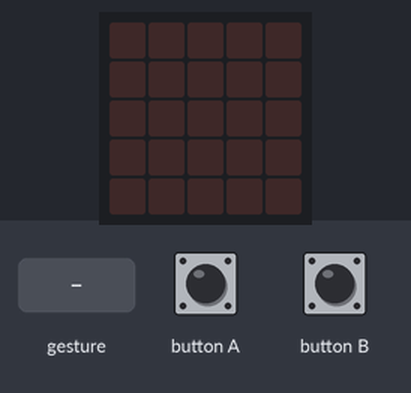
A program run on a simulated BBC micro:bit (MakeCode). Shown: the board's 5×5 LED display. Inputs (shaded band) come from the test bench. A tilt is held for 1.5 s and a shake lasts 1 s, then the board lies face up again.

Above: at 1.2 s.
1.3 s: button A pressed for 0.15 s
At 1.8 s:
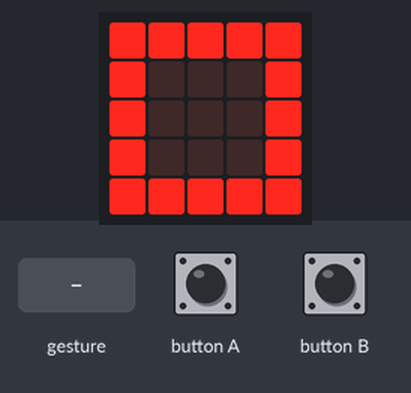
2.9 s: button B pressed for 0.15 s
At 4.2 s:
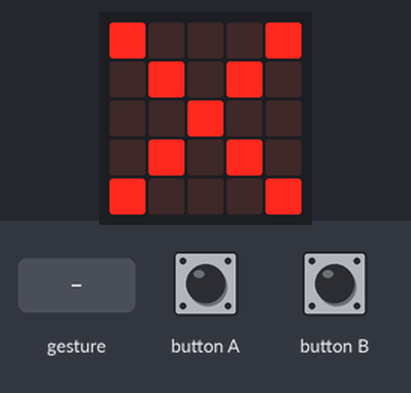
4.5 s: gesture 'shake'
At 6.0 s:
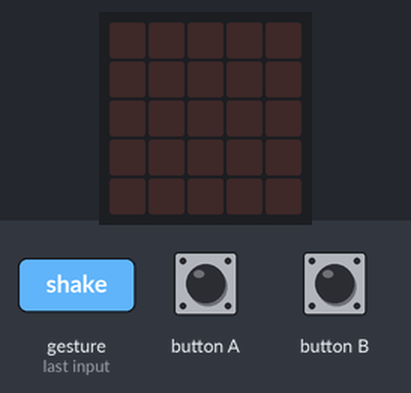
Timing chart, 0 to 7.5 s (numbered marks = the images above; inputs shaded):
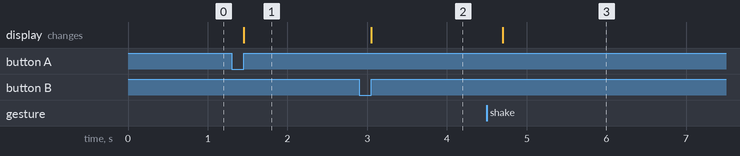

The program:

main.ts
```typescript
input.onButtonPressed(Button.A, function () {
    basic.showIcon(IconNames.Square)
})
input.onGesture(Gesture.Shake, function () {
    basic.clearScreen()
})
input.onButtonPressed(Button.B, function () {
    basic.showIcon(IconNames.No)
})
```

test.ts
```typescript
// 테스트는 여기로 이동합니다; 이 패키지가 확장으로 사용될 때 컴파일되지 않을 것 입니다.
```

Measured:
- after the input at 1.3 s, the display: changes after 0.15 s (image 1)
- after the input at 2.9 s, the display: changes after 0.15 s (image 2)
- after the input at 4.5 s, the display: changes after 0.20 s (image 3)
